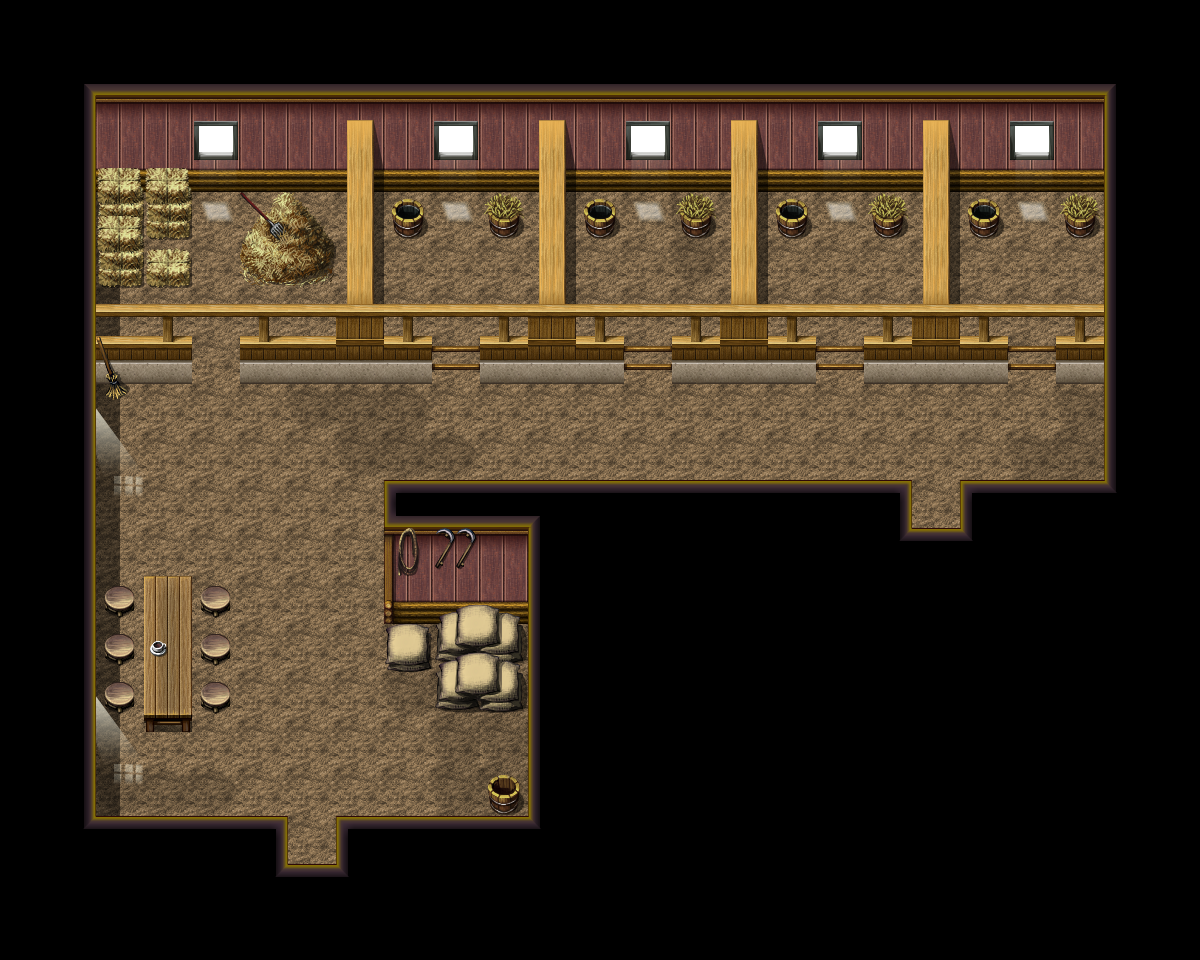

A 2D game scene composited from a Tiled map and its tileset images. What follows is a short description and the map's XML, with each tile layer's data collapsed to a summary:
An orthogonal 50x40 tile map with 24x24 px tiles, 9 tile layers (under0, under1, under2, under3, ...), 6 tilesets and 78 objects (9x w, 9x inv, 5x discover, 3x oldman02, 2x woman05, ...).

<map version="1.11" tiledversion="1.12.1" orientation="orthogonal" renderorder="right-down" width="50" height="40" tilewidth="24" tileheight="24" infinite="0" nextlayerid="18" nextobjectid="94">
 <properties>
  <property name="bgm" value="bgm_house" />
  <property name="step_sound" value="sand" />
 </properties>
 <tileset firstgid="1" name="honeywood_stable" tilewidth="24" tileheight="24" tilecount="630" columns="30">
  <image source="tilesets/honeywood_stable.png" width="720" height="504" />
 </tileset>
 <tileset firstgid="631" source="tilesets/fsm_town01_d.tsx" />
 <tileset firstgid="1655" source="tilesets/fsm_inside01_c.tsx" />
 <tileset firstgid="2679" source="tilesets/fsm_inside01_b.tsx" />
 <tileset firstgid="3703" source="tilesets/fsm_inside01_e.tsx" />
 <tileset firstgid="4727" source="tilesets/fsm_inside01_d.tsx" />
 <layer id="2" name="under0" width="50" height="40">
  <data>[2000 cells, 0 non-empty, 0 distinct tile ids]</data>
 </layer>
 <layer id="1" name="under1" width="50" height="40">
  <data>[2000 cells, 1940 non-empty, 195 distinct tile ids]</data>
 </layer>
 <layer id="3" name="under2" width="50" height="40">
  <data>[2000 cells, 19 non-empty, 5 distinct tile ids]</data>
 </layer>
 <layer id="4" name="under3" width="50" height="40">
  <data>[2000 cells, 5 non-empty, 2 distinct tile ids]</data>
 </layer>
 <layer id="5" name="under4" width="50" height="40">
  <data>[2000 cells, 0 non-empty, 0 distinct tile ids]</data>
 </layer>
 <layer id="6" name="under5" width="50" height="40">
  <data>[2000 cells, 0 non-empty, 0 distinct tile ids]</data>
 </layer>
 <layer id="7" name="over6" width="50" height="40">
  <data>[2000 cells, 160 non-empty, 27 distinct tile ids]</data>
 </layer>
 <layer id="8" name="over7" width="50" height="40">
  <data>[2000 cells, 0 non-empty, 0 distinct tile ids]</data>
 </layer>
 <layer id="9" name="over8" width="50" height="40">
  <data>[2000 cells, 0 non-empty, 0 distinct tile ids]</data>
 </layer>
 <objectgroup color="#aa0000" id="12" name="collision">
  <object id="5" x="0" y="0" width="96" height="960" />
  <object id="6" x="1104" y="0" width="96" height="960" />
  <object id="7" x="96" y="0" width="1008" height="192" />
  <object id="8" x="240" y="372" width="192" height="12" />
  <object id="9" x="480" y="372" width="144" height="12" />
  <object id="10" x="672" y="372" width="144" height="12" />
  <object id="11" x="864" y="372" width="144" height="12" />
  <object id="12" x="1056" y="372" width="48" height="12" />
  <object id="13" x="96" y="336" width="96" height="48" />
  <object id="15" x="96" y="384" width="36" height="18" />
  <object id="16" x="384" y="504" width="528" height="168" />
  <object id="17" x="960" y="504" width="144" height="168" />
  <object id="18" x="912" y="576" width="48" height="96" />
  <object id="19" x="528" y="672" width="576" height="288" />
  <object id="20" x="96" y="840" width="192" height="120" />
  <object id="21" x="336" y="840" width="192" height="120" />
  <object id="22" x="288" y="912" width="48" height="48" />
  <object id="23" x="432" y="672" width="96" height="42" />
  <object id="24" x="144" y="576" width="48" height="156" />
  <object id="25" x="192" y="582" width="48" height="132" />
  <object id="26" x="96" y="582" width="48" height="132" />
  <object id="29" x="240" y="336" width="864" height="36" />
  <object id="34" x="336" y="192" width="48" height="144" />
  <object id="35" x="528" y="192" width="48" height="144" />
  <object id="36" x="720" y="192" width="48" height="144" />
  <object id="37" x="912" y="192" width="48" height="144" />
  <object id="38" x="1056" y="192" width="48" height="48" />
  <object id="39" x="960" y="192" width="48" height="48" />
  <object id="40" x="864" y="192" width="48" height="48" />
  <object id="41" x="768" y="192" width="48" height="48" />
  <object id="42" x="672" y="192" width="48" height="48" />
  <object id="43" x="576" y="192" width="48" height="48" />
  <object id="44" x="480" y="192" width="48" height="48" />
  <object id="45" x="384" y="192" width="48" height="48" />
  <object id="46" x="96" y="192" width="96" height="96" />
  <object id="47" x="240" y="240" width="96" height="48" />
  <object id="89" x="486" y="774" width="42" height="42" />
 </objectgroup>
 <objectgroup color="#5500ff" id="14" name="rest">
  <object id="56" name="chest0015" x="480" y="702" width="48" height="48" />
  <object id="88" name="chest0012" x="324" y="366" width="48" height="48" />
  <object id="93" name="note_empty" x="486" y="774" width="42" height="42" />
 </objectgroup>
 <objectgroup color="#55ff7f" id="13" name="npc">
  <object id="30" name="horse1" type="w" x="432" y="240" width="48" height="24">
   <properties>
    <property name="condition" value="_time_before_10:01" />
   </properties>
  </object>
  <object id="77" name="horse1" type="w" x="432" y="246" width="48" height="24">
   <properties>
    <property name="condition" value="_tc_9_q_quest_luana_before_10, _time_after_11:00" />
   </properties>
  </object>
  <object id="31" name="horse1" type="w" x="624" y="240" width="48" height="24">
   <properties>
    <property name="condition" value="_time_before_10:01" />
   </properties>
  </object>
  <object id="78" name="horse1" type="w" x="624" y="246" width="48" height="24">
   <properties>
    <property name="condition" value="_tc_9_q_quest_luana_before_10, _time_after_11:00" />
   </properties>
  </object>
  <object id="32" name="horse1" type="w" x="816" y="240" width="48" height="24">
   <properties>
    <property name="condition" value="_time_before_10:01" />
   </properties>
  </object>
  <object id="79" name="horse1" type="w" x="816" y="246" width="48" height="24">
   <properties>
    <property name="condition" value="_tc_9_q_quest_luana_before_10, _time_after_11:00" />
   </properties>
  </object>
  <object id="33" name="horse1" type="w" x="1008" y="240" width="48" height="24" />
  <object id="52" name="horse1" type="inv" x="432" y="336" width="48" height="24">
   <properties>
    <property name="condition" value="_tc_9_q_quest_luana_before_10, _time_after_11:00" />
    <property name="conversation" value="stable_horse_1" />
   </properties>
  </object>
  <object id="80" name="horse1" type="inv" x="432" y="336" width="48" height="24">
   <properties>
    <property name="condition" value="_time_before_10:01" />
    <property name="conversation" value="stable_horse_1" />
   </properties>
  </object>
  <object id="53" name="horse1" type="inv" x="624" y="336" width="48" height="24">
   <properties>
    <property name="condition" value="_tc_9_q_quest_luana_before_10, _time_after_11:00" />
    <property name="conversation" value="stable_horse_2" />
   </properties>
  </object>
  <object id="81" name="horse1" type="inv" x="624" y="336" width="48" height="24">
   <properties>
    <property name="condition" value="_time_before_10:01" />
    <property name="conversation" value="stable_horse_2" />
   </properties>
  </object>
  <object id="54" name="horse1" type="inv" x="816" y="336" width="48" height="24">
   <properties>
    <property name="condition" value="_tc_9_q_quest_luana_before_10, _time_after_11:00" />
    <property name="conversation" value="stable_horse_3" />
   </properties>
  </object>
  </objectgroup>
 <objectgroup color="#55aaff" id="10" name="spawn">
  <!-- 5 objects omitted --></objectgroup>
 <objectgroup color="#ffff7f" id="11" name="portal">
  <!-- 2 objects omitted --></objectgroup>
 <objectgroup color="#ffff00" id="16" name="quest">
  <!-- 3 objects omitted --></objectgroup>
 <objectgroup color="#ff55ff" id="17" name="event">
  <!-- 3 objects omitted --></objectgroup>
 <objectgroup color="#ff00ff" id="15" name="cutscene">
  <!-- 2 objects omitted --></objectgroup>
</map>
<!-- 26 of 78 objects omitted -->
